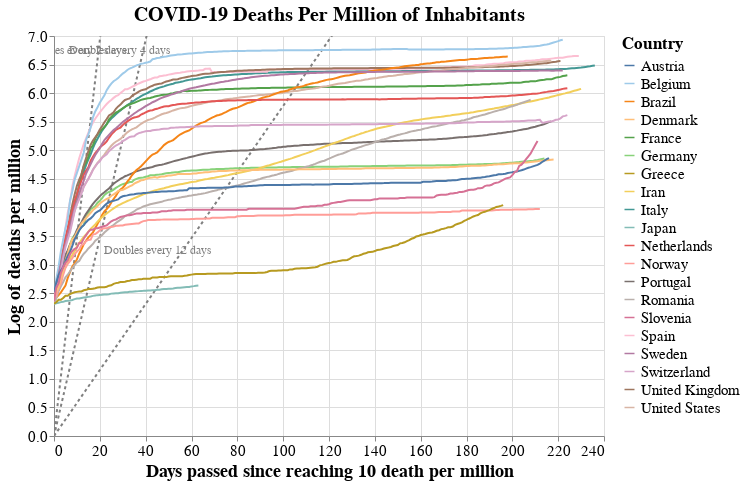

This figure's notebook cell:
### Code cell
#hide_input
# Stack data to get it to Altair dataframe format
data_countries_pc2 = data_countries_pc.copy()
for i in range(0,len(countries)):
    data_countries_pc2[i] = data_countries_pc2[i].reset_index()
    data_countries_pc2[i]['n_days'] = data_countries_pc2[i].index
    data_countries_pc2[i]['log_cases'] = np.log(data_countries_pc2[i]["total_cases"])
data_plot = data_countries_pc2[0]
for i in range(1, len(countries)):    
    data_plot = pd.concat([data_plot, data_countries_pc2[i]], axis=0)
data_plot["trend_2days"] = np.log(2)/2*data_plot["n_days"]
data_plot["trend_4days"] = np.log(2)/4*data_plot["n_days"]
data_plot["trend_12days"] = np.log(2)/12*data_plot["n_days"]
data_plot["trend_2days_label"] = "Doubles every 2 days"
data_plot["trend_4days_label"] = "Doubles evey 4 days"
data_plot["trend_12days_label"] = "Doubles every 12 days"


# Plot it using Altair
source = data_plot

scales = alt.selection_interval(bind='scales', zoom=False)
selection = alt.selection_multi(fields=['location'], bind='legend')

base = alt.Chart(source, title = "COVID-19 Deaths Per Million of Inhabitants").encode(
    x = alt.X('n_days:Q', title = "Days passed since reaching 10 death per million"),
    y = alt.Y("log_cases:Q",title = "Log of deaths per million"),
    color = alt.Color('location:N', legend=alt.Legend(title="Country", labelFontSize=15, titleFontSize=17),
                     scale=alt.Scale(scheme='tableau20')),
    opacity = alt.condition(selection, alt.value(1), alt.value(0.1))
)

lines = base.mark_line().add_selection(
    scales
).add_selection(
    selection
).properties(
    width=chart_width,
    height=chart_height
)

trend_2d = alt.Chart(source).encode(
    x = "n_days:Q",
    y = alt.Y("trend_2days:Q",  scale=alt.Scale(domain=(0, max(data_plot["log_cases"])))),
).mark_line(color="grey", strokeDash=[3,3])


labels = pd.DataFrame([{'label': 'Doubles every 2 days', 'x_coord': 11.4, 'y_coord': 6.5},
                       {'label': 'Doubles every 4 days', 'x_coord': 30.5, 'y_coord': 6.5},
                       {'label': 'Doubles every 12 days', 'x_coord': 46, 'y_coord': 3},
                      ])
trend_label = (alt.Chart(labels)
                    .mark_text(align='left', dx=-55, dy=-15, fontSize=12, color="grey")
                    .encode(x='x_coord:Q',
                            y='y_coord:Q',
                            text='label:N')
                   )

trend_4d = alt.Chart(source).mark_line(color="grey", strokeDash=[3,3]).encode(
    x = "n_days:Q",
    y = alt.Y("trend_4days:Q",  scale=alt.Scale(domain=(0, max(data_plot["log_cases"])))),
)

trend_12d = alt.Chart(source).mark_line(color="grey", strokeDash=[3,3]).encode(
    x = "n_days:Q",
    y = alt.Y("trend_12days:Q",  scale=alt.Scale(domain=(0, max(data_plot["log_cases"])))),
)


plot1= (
(trend_2d + trend_4d + trend_12d + trend_label + lines)
.configure_title(fontSize=20)
.configure_axis(labelFontSize=15,titleFontSize=18)
)
#plot1.save(("../images/covid-permillion-trajectories.png"))
plot1

### Figure 1 — Vega-Lite specification as saved in the notebook (floating-point values rounded to 4 significant figures; data arrays with more than 128 entries replaced by an {"elided": "..."} marker saying what was removed)
{"config": {"view": {"continuousWidth": 400, "continuousHeight": 300}, "axis": {"labelFontSize": 15, "titleFontSize": 18}, "title": {"fontSize": 20}}, "layer": [{"mark": {"type": "line", "color": "grey", "strokeDash": [3, 3]}, "encoding": {"x": {"type": "quantitative", "field": "n_days"}, "y": {"type": "quantitative", "field": "trend_2days", "scale": {"domain": [0, 6.934]}}}}, {"mark": {"type": "line", "color": "grey", "strokeDash": [3, 3]}, "encoding": {"x": {"type": "quantitative", "field": "n_days"}, "y": {"type": "quantitative", "field": "trend_4days", "scale": {"domain": [0, 6.934]}}}}, {"mark": {"type": "line", "color": "grey", "strokeDash": [3, 3]}, "encoding": {"x": {"type": "quantitative", "field": "n_days"}, "y": {"type": "quantitative", "field": "trend_12days", "scale": {"domain": [0, 6.934]}}}}, {"data": {"name": "data-13c4f93976c60aa962d24f9adc06bd66"}, "mark": {"type": "text", "align": "left", "color": "grey", "dx": -55, "dy": -15, "fontSize": 12}, "encoding": {"text": {"type": "nominal", "field": "label"}, "x": {"type": "quantitative", "field": "x_coord"}, "y": {"type": "quantitative", "field": "y_coord"}}}, {"data": {"name": "data-4f4b1df0265bb65f99097890e6389e06"}, "mark": "line", "encoding": {"color": {"type": "nominal", "field": "location", "legend": {"labelFontSize": 15, "title": "Country", "titleFontSize": 17}, "scale": {"scheme": "tableau20"}}, "opacity": {"condition": {"value": 1, "selection": "selector002"}, "value": 0.1}, "x": {"type": "quantitative", "field": "n_days", "title": "Days passed since reaching 10 death per million"}, "y": {"type": "quantitative", "field": "log_cases", "title": "Log of deaths per million"}}, "height": 400, "selection": {"selector001": {"type": "interval", "bind": "scales", "zoom": false}, "selector002": {"type": "multi", "fields": ["location"], "bind": "legend"}}, "title": "COVID-19 Deaths Per Million of Inhabitants", "width": 550}], "data": {"name": "data-4f4b1df0265bb65f99097890e6389e06"}, "$schema": "https://vega.github.io/schema/vega-lite/v4.8.1.json", "datasets": {"data-4f4b1df0265bb65f99097890e6389e06": {"elided": "4222 records"}, "data-13c4f93976c60aa962d24f9adc06bd66": [{"label": "Doubles every 2 days", "x_coord": 11.4, "y_coord": 6.5}, {"label": "Doubles every 4 days", "x_coord": 30.5, "y_coord": 6.5}, {"label": "Doubles every 12 days", "x_coord": 46.0, "y_coord": 3.0}]}}
